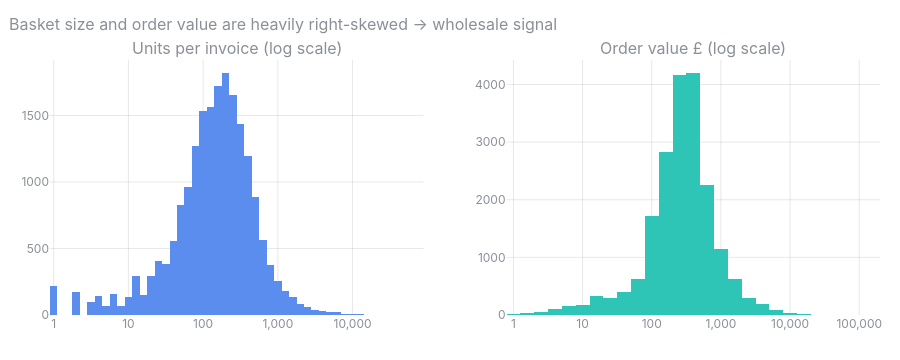

This figure's notebook cell:
### Markdown cell above
## Baskets · is there wholesale behaviour?

### Code cell
viz.basket_hist(orders)

### Figure 1 — Plotly figure (JSON) as saved in the notebook; plotly's stock layout.template omitted (floating-point values rounded to 4 significant figures; data arrays with more than 128 entries replaced by an {"elided": "..."} marker saying what was removed)
{"data": [{"marker": {"color": "#5b8def"}, "name": "Units", "nbinsx": 50, "type": "histogram", "x": {"elided": "19773 float values"}, "xaxis": "x", "yaxis": "y"}, {"marker": {"color": "#2ec4b6"}, "name": "Value", "nbinsx": 50, "type": "histogram", "x": {"elided": "19773 float values"}, "xaxis": "x2", "yaxis": "y2"}], "layout": {"annotations": [{"font": {"size": 16}, "showarrow": false, "text": "Units per invoice (log scale)", "x": 0.225, "xanchor": "center", "xref": "paper", "y": 1.0, "yanchor": "bottom", "yref": "paper"}, {"font": {"size": 16}, "showarrow": false, "text": "Order value £ (log scale)", "x": 0.775, "xanchor": "center", "xref": "paper", "y": 1.0, "yanchor": "bottom", "yref": "paper"}], "font": {"color": "#8a8f98", "family": "Inter, system-ui, sans-serif", "size": 12}, "height": 360, "hoverlabel": {"font": {"size": 12}}, "legend": {"bgcolor": "rgba(0,0,0,0)"}, "margin": {"b": 45, "l": 50, "r": 20, "t": 60}, "paper_bgcolor": "rgba(0,0,0,0)", "plot_bgcolor": "rgba(0,0,0,0)", "showlegend": false, "title": {"font": {"size": 16}, "text": "Basket size and order value are heavily right-skewed → wholesale signal", "x": 0.01}, "xaxis": {"anchor": "y", "domain": [0.0, 0.45], "gridcolor": "rgba(128,128,128,.18)", "ticktext": ["1", "10", "100", "1,000", "10,000"], "tickvals": [0.0, 1.0, 2.0, 3.0, 4.0], "zeroline": false}, "xaxis2": {"anchor": "y2", "domain": [0.55, 1.0], "gridcolor": "rgba(128,128,128,.18)", "ticktext": ["1", "10", "100", "1,000", "10,000", "100,000"], "tickvals": [0.0, 1.0, 2.0, 3.0, 4.0, 5.0], "zeroline": false}, "yaxis": {"anchor": "x", "domain": [0.0, 1.0], "gridcolor": "rgba(128,128,128,.18)", "zeroline": false}, "yaxis2": {"anchor": "x2", "domain": [0.0, 1.0], "gridcolor": "rgba(128,128,128,.18)", "zeroline": false}}}
